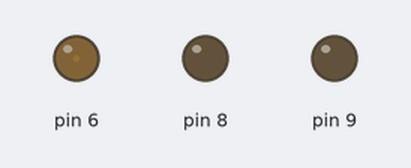
The sketch below on a simulated Arduino Uno, built with avr-gcc and run on an emulated ATmega328P. Shown: output pins drawn as LEDs (lit = HIGH).

Above: at 0.05 s.
At 1.15 s:
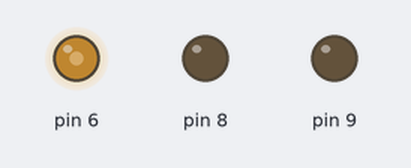
At 2.3 s:
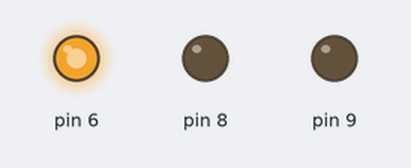
At 4.55 s:
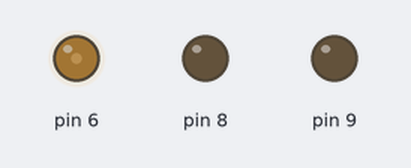
Timing chart, 0 to 6.7 s (numbered marks = the images above):
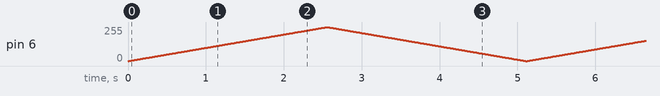

The sketch:

l298n.ino
```cpp
void setup() {
  pinMode(8,OUTPUT);
  pinMode(9,OUTPUT);
  pinMode(6,OUTPUT);


}

void loop() {
 digitalWrite(9,LOW);
 digitalWrite(8,LOW);

for(int i = 0;i<255;i++){
  analogWrite(6,i);
  delay(10);
}
for(int i = 255;i>=0;i--){
  analogWrite(6,i);
  delay(10);
}

}
```
